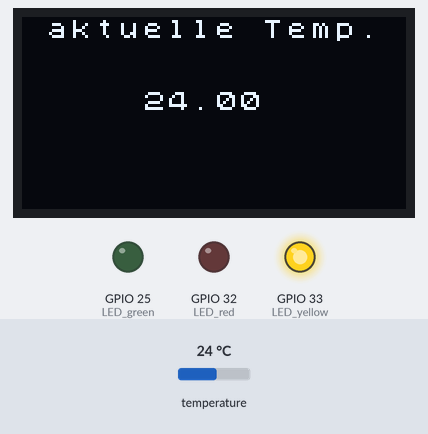
Bench run of a sketch on a simulated ESP32. Parts: 128×64 one-colour display, output pins drawn as LEDs (lit = HIGH). The test bench sets the inputs (shaded band); at power-on: temperature 24 °C. Nothing arrives over Bluetooth unless stated.

Above: at 1.4 s.
1.5 s: temperature set to 20.4 °C
At 2.4 s:
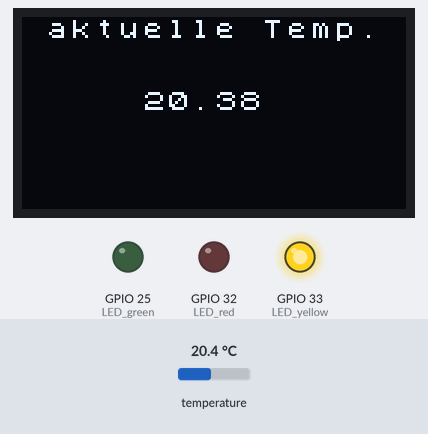
3.0 s: temperature set to 19.2 °C
At 3.8 s:
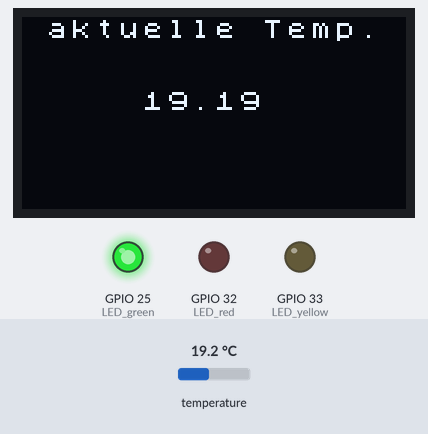
4.6 s: temperature set to 28 °C
At 5.2 s:
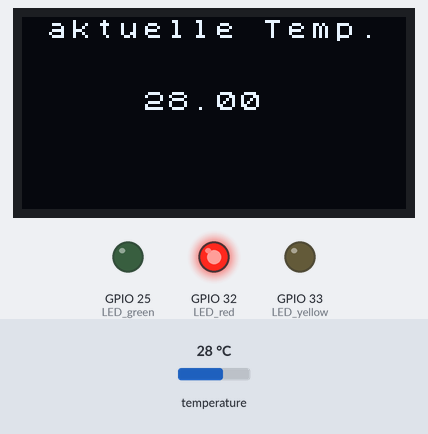
Timing chart, 0 to 7.6 s (numbered marks = the images above; inputs shaded):
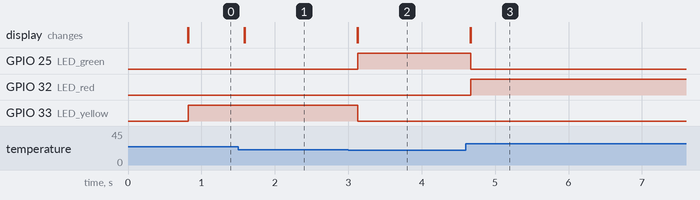

Measured:
- the behaviour switches between 20 and 19.9 °C on temperature (found by bisection; images 1 and 2)
- after the input at 1.5 s, the display: first changes after 0.09 s (image 1 shows a later state)
- after the input at 3.0 s, GPIO 25 (LED_green): LOW → HIGH after 0.13 s; GPIO 33 (LED_yellow): HIGH → LOW after 0.13 s; the display: first changes after 0.12 s (image 2 shows a later state)
- after the input at 4.6 s, GPIO 25 (LED_green): HIGH → LOW after 0.07 s; GPIO 32 (LED_red): LOW → HIGH after 0.07 s; the display: first changes after 0.06 s (image 3 shows a later state)

The sketch:

Temperaturanzeige.ino
```cpp
#include <Arduino.h>

//Display
#include <U8g2lib.h>
#ifdef U8X8_HAVE_HW_SPI
#include <SPI.h>
#endif
#ifdef U8X8_HAVE_HW_I2C
#include <Wire.h>
#endif
U8X8_SH1106_128X64_NONAME_HW_I2C u8x8(/* reset=*/ U8X8_PIN_NONE);

//Temperatursensor
#include <OneWire.h>
#include <DallasTemperature.h>
#define ONE_WIRE_BUS 0
OneWire oneWire(ONE_WIRE_BUS);
DallasTemperature sensors(&oneWire);

//Bluetooth
#include "BluetoothSerial.h"
String device_name = "Jönes ESP32";
// Check if Bluetooth is available
#if !defined(CONFIG_BT_ENABLED) || !defined(CONFIG_BLUEDROID_ENABLED)
#error Bluetooth is not enabled! Please run `make menuconfig` to and enable it
#endif
// Check Serial Port Profile
#if !defined(CONFIG_BT_SPP_ENABLED)
#error Serial Port Profile for Bluetooth is not available or not enabled. It is only available for the ESP32 chip.
#endif
BluetoothSerial SerialBT;

void setup() {
  u8x8.begin(); //Display
  u8x8.setPowerSave(0);
  u8x8.setFont(u8x8_font_chroma48medium8_r);
  u8x8.drawString(1,0,"aktuelle Temp.");

  sensors.begin(); //Temp sensor

  pinMode(25, OUTPUT); //LED green
  pinMode(32, OUTPUT); //LED red
  pinMode(33, OUTPUT); //LED yellow

  SerialBT.begin(device_name); //Bluetooth
}

void loop() {
  sensors.requestTemperatures(); //Send the command to get temperatures
  float tempC = sensors.getTempCByIndex(0); //Temp lesen von Sensor
  if(tempC != DEVICE_DISCONNECTED_C)
  {
    u8x8.setFont(u8x8_font_chroma48medium8_r);
    u8x8.setCursor(5,3);
    u8x8.print(tempC);
  }
  else
  {
    u8x8.setFont(u8x8_font_chroma48medium8_r);
    u8x8.drawString(3,4,"Error!");
  }
  if(tempC<20)
  {
    digitalWrite(25, HIGH);
    digitalWrite(32, LOW);
    digitalWrite(33, LOW);
  }
  else if((tempC>=20)&&(tempC<=25))
  {
    digitalWrite(33, HIGH);
    digitalWrite(32, LOW);
    digitalWrite(25, LOW);
  }
  else if(tempC>25)
  {
    digitalWrite(32, HIGH);
    digitalWrite(33, LOW);
    digitalWrite(25, LOW);
  }

  SerialBT.print(tempC);
  SerialBT.print("°C\n");

}
```
